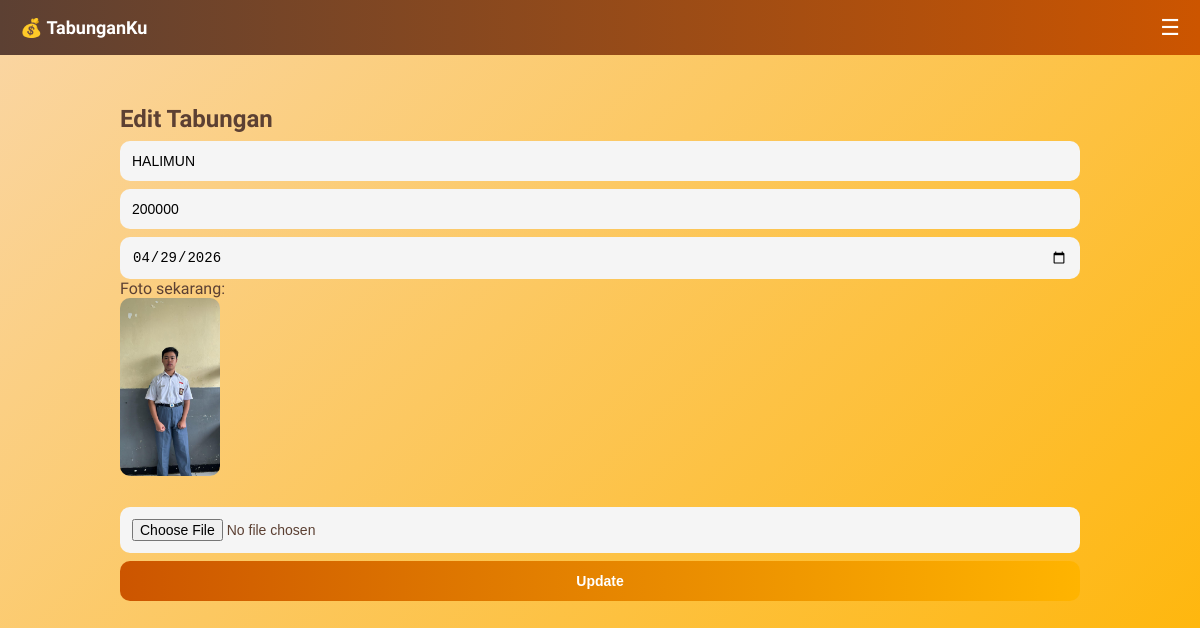
Screenshot of /rencana_tabungan/tabungan/edit.php?id=26 (signed in) with the database file from the repository.
### tables this page shows
CREATE TABLE `tabungan` (
  `id` int(11) NOT NULL,
  `user_id` int(11) DEFAULT NULL,
  `judul` varchar(100) DEFAULT NULL,
  `foto` varchar(255) DEFAULT NULL,
  `target_nominal` int(11) DEFAULT NULL,
  `target_tanggal` date DEFAULT NULL,
  `status` varchar(20) NOT NULL DEFAULT 'belum',
  `tanggal_mulai` date DEFAULT NULL,
  `updated_at` datetime DEFAULT NULL
);

### rencana_tabungan/tabungan/edit.php (the view, shortened to what this page needs)
<?php
include "../config/koneksi.php";
include "../layout/header.php";
$id = $_GET['id'];
$user_id = $_SESSION['user_id'];
$data = mysqli_query($conn, "
SELECT * FROM tabungan
WHERE id='$id' AND user_id='$user_id'
");
$d = mysqli_fetch_assoc($data);
?>
<div class="container">
<div class="form-card">
    <h2>Edit Tabungan</h2>
    <form method="POST" enctype="multipart/form-data">
        <input type="text" name="judul" value="<?= $d['judul'] ?>" required>
        <input type="number" name="target_nominal" value="<?= $d['target_nominal'] ?>" required>
        <input type="date" name="target_tanggal" value="<?= $d['target_tanggal'] ?>" required>
        <p>Foto sekarang:</p>
        <img src="../upload/<?= $d['foto'] ?>" width="100" style="border-radius:10px;"><br><br>
        <input type="file" name="foto">
        <button name="update">Update</button>
    </form>
</div>
</div>
<?php include "../layout/footer.php"; ?>

### rencana_tabungan/assets/style.css (style rules this page uses)
* { margin: 0; padding: 0; box-sizing: border-box; }
body { font-family: 'Didact Gothic', sans-serif; background: linear-gradient(135deg, #FAD6A5, #FFB400); color: #5C4033; min-height: 100vh; }
.container { max-width: 1000px; margin: 30px auto; padding: 20px; }
input, button { width: 100%; padding: 12px; border-radius: 10px; border: none; margin-top: 8px; font-size: 14px; }
input { background: #f5f5f5; }
button { background: linear-gradient(90deg, #CC5500, #FFB400); color: white; font-weight: bold; }

### rows the page displays
tabungan: judul "HALIMUN", target_nominal "200000", target_tanggal "04/29/2026", foto (picture)
